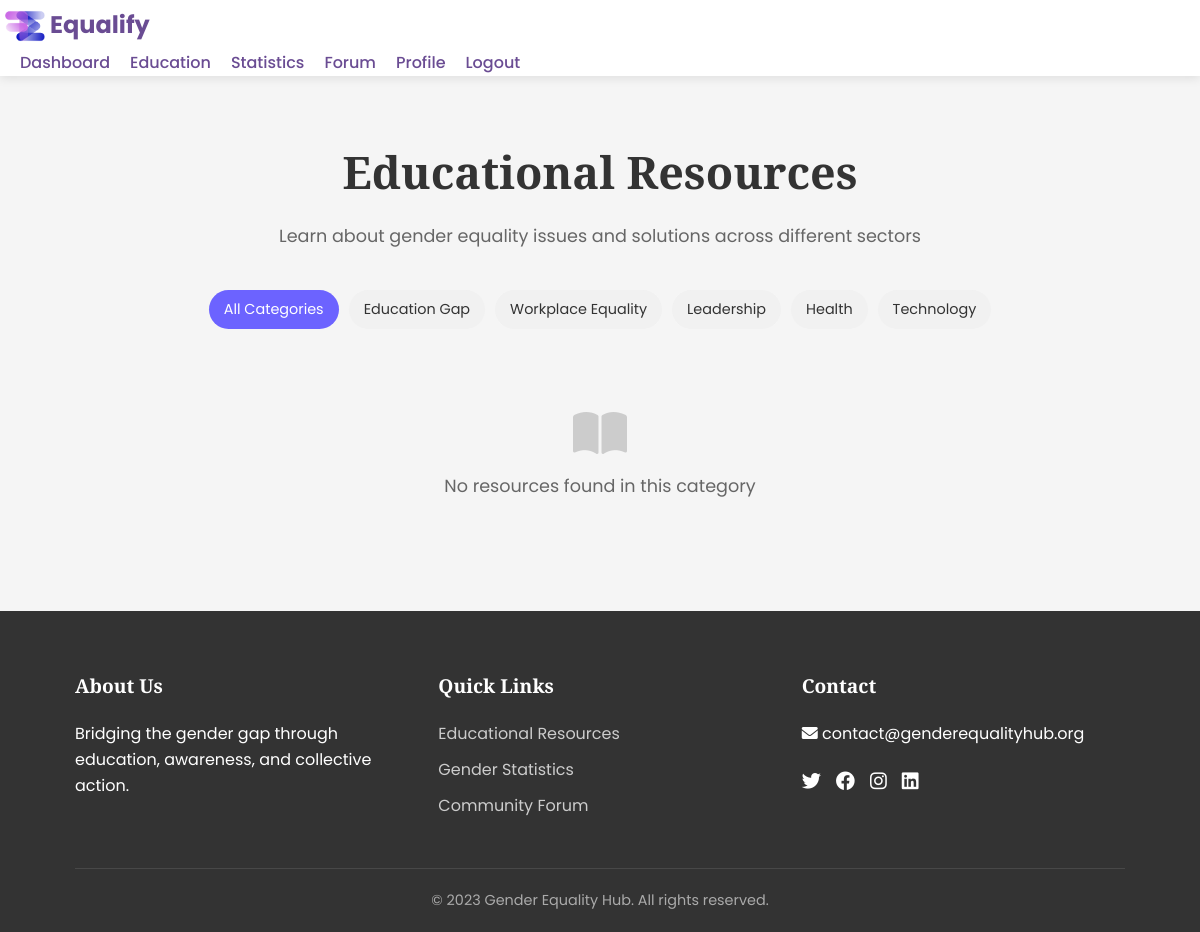
/education/ (signed in), run on an earlier commit of the app's database.
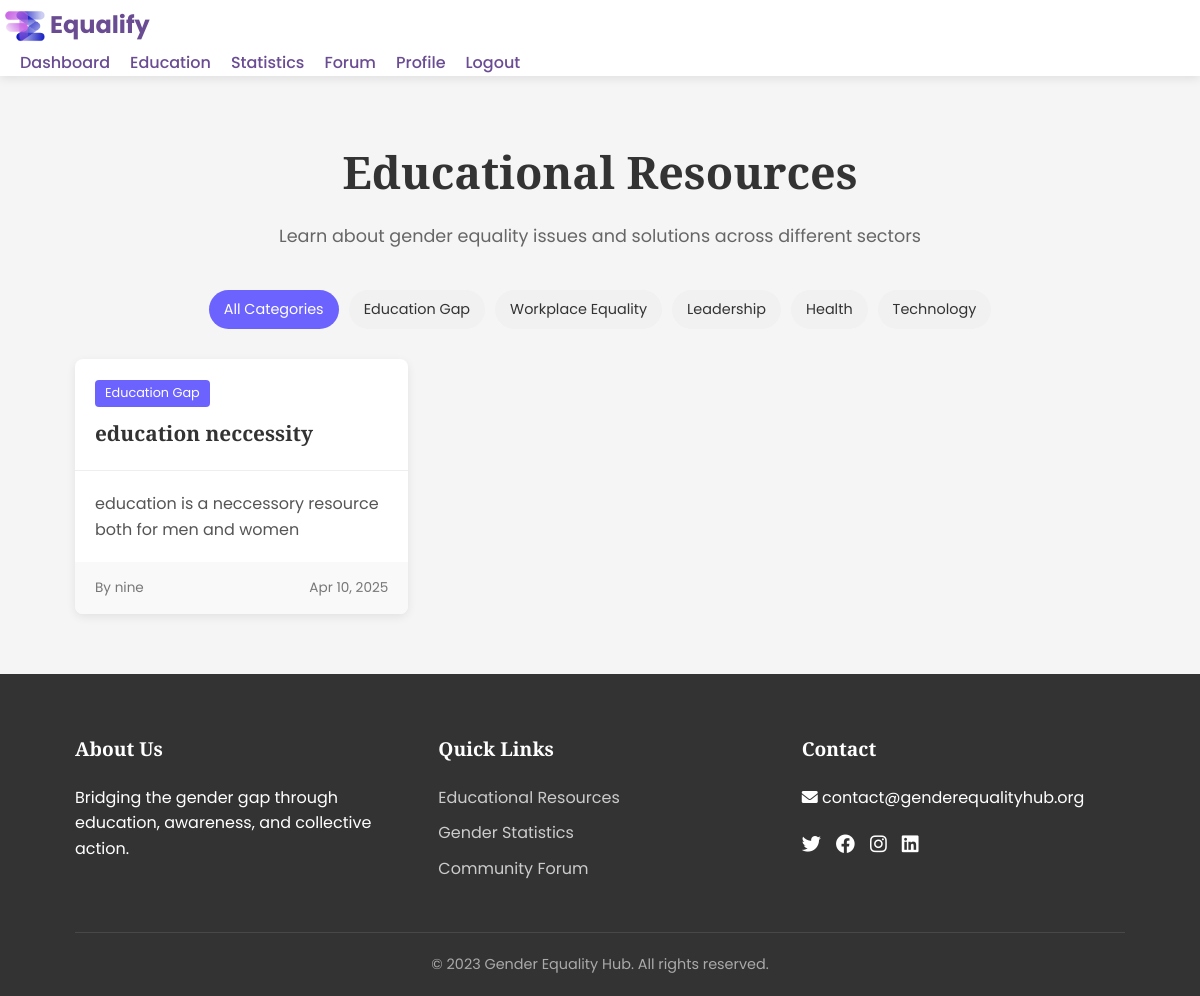
And on a later commit of the database.
### equalifyApp/models.py (models this page shows, shortened)
class EducationalResource(models.Model):
    title = models.CharField(max_length=200)
    content = models.TextField()
    category = models.CharField(max_length=100, choices=[
        ('education', 'Education Gap'),
        ('workplace', 'Workplace Equality'),
        ('leadership', 'Leadership Representation'),
        ('health', 'Health Disparities'),
        ('technology', 'Technology Gap')
    ])
    created_at = models.DateTimeField(auto_now_add=True)
    updated_at = models.DateTimeField(auto_now=True)
    author = models.ForeignKey(User, on_delete=models.SET_NULL, null=True)

### equalifyApp/views.py (the view)
# urls.py: path('education/', views.education, name='education'),
@login_required
def education(request):
    category = request.GET.get('category', '')
    if category:
        resources = EducationalResource.objects.filter(category=category)
    else:
        resources = EducationalResource.objects.all()
    return render(request, 'equalifyApp/education.html', {
        'resources': resources.order_by('-created_at'),
        'selected_category': category
    })

### equalifyApp/templates/equalifyApp/education.html (shortened to what this page needs)
{% extends "equalifyApp/base.html" %}
{% block extra_css %}
<link rel="stylesheet" href="/static/css/chart.css">
<link rel="stylesheet" href="static/css/education.css">
{% endblock %}
{% block content %}
<section class="education">
    <div class="container">
        <div class="section-header">
            <h1>Educational Resources</h1>
            <p>Learn about gender equality issues and solutions across different sectors</p>
        </div>
        <div class="category-filter">
            <a href="{% url 'education' %}" class="{% if not selected_category %}active{% endif %}">All Categories</a>
            <a href="{% url 'education' %}?category=education" class="{% if selected_category == 'education' %}active{% endif %}">Education Gap</a>
            <a href="{% url 'education' %}?category=workplace" class="{% if selected_category == 'workplace' %}active{% endif %}">Workplace Equality</a>
            <a href="{% url 'education' %}?category=leadership" class="{% if selected_category == 'leadership' %}active{% endif %}">Leadership</a>
            <a href="{% url 'education' %}?category=health" class="{% if selected_category == 'health' %}active{% endif %}">Health</a>
            <a href="{% url 'education' %}?category=technology" class="{% if selected_category == 'technology' %}active{% endif %}">Technology</a>
        </div>
        <div class="resources-grid">
            {% for resource in resources %}
            <div class="resource-card">
                <div class="resource-header">
                    <span class="category-badge">{{ resource.get_category_display }}</span>
                    <h3>{{ resource.title }}</h3>
                </div>
                <div class="resource-content">
                    <p>{{ resource.content|truncatewords:30 }}</p>
                </div>
                <div class="resource-footer">
                    <span class="author">By {{ resource.author.username|default:"Admin" }}</span>
                    <span class="date">{{ resource.created_at|date:"M d, Y" }}</span>
                </div>
            </div>
            {% empty %}
            <div class="empty-state">
                <i class="fas fa-book-open"></i>
                <p>No resources found in this category</p>
            </div>
            {% endfor %}
        </div>
    </div>
</section>
{% endblock %}

What changed in the data, as far as the page shows it:
added EducationalResource: category "Education Gap", title "education neccessity", content "education is a neccessory resource both for men and women", author.username "nine", created_at "Apr 10, 2025"
Also different on the page:
text no longer shown: "No resources found in this category"
